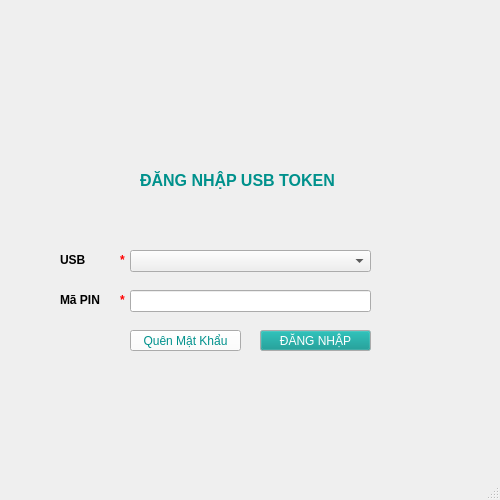
<?xml version="1.0" encoding="UTF-8"?>
<ui version="4.0">
 <class>MainWindow</class>
 <widget class="QMainWindow" name="MainWindow">
  <property name="geometry">
   <rect>
    <x>0</x>
    <y>0</y>
    <width>500</width>
    <height>500</height>
   </rect>
  </property>
  <property name="minimumSize">
   <size>
    <width>500</width>
    <height>500</height>
   </size>
  </property>
  <property name="maximumSize">
   <size>
    <width>500</width>
    <height>500</height>
   </size>
  </property>
  <property name="palette">
   <palette>
    <active>
     <colorrole role="Text">
      <brush brushstyle="SolidPattern">
       <color alpha="255">
        <red>0</red>
        <green>170</green>
        <blue>127</blue>
       </color>
      </brush>
     </colorrole>
     <colorrole role="ButtonText">
      <brush brushstyle="SolidPattern">
       <color alpha="255">
        <red>0</red>
        <green>170</green>
        <blue>127</blue>
       </color>
      </brush>
     </colorrole>
    </active>
    <inactive>
     <colorrole role="Text">
      <brush brushstyle="SolidPattern">
       <color alpha="255">
        <red>0</red>
        <green>170</green>
        <blue>127</blue>
       </color>
      </brush>
     </colorrole>
     <colorrole role="ButtonText">
      <brush brushstyle="SolidPattern">
       <color alpha="255">
        <red>0</red>
        <green>170</green>
        <blue>127</blue>
       </color>
      </brush>
     </colorrole>
    </inactive>
    <disabled>
     <colorrole role="Text">
      <brush brushstyle="SolidPattern">
       <color alpha="255">
        <red>190</red>
        <green>190</green>
        <blue>190</blue>
       </color>
      </brush>
     </colorrole>
     <colorrole role="ButtonText">
      <brush brushstyle="SolidPattern">
       <color alpha="255">
        <red>190</red>
        <green>190</green>
        <blue>190</blue>
       </color>
      </brush>
     </colorrole>
    </disabled>
   </palette>
  </property>
  <property name="windowTitle">
   <string>Viettel - CA Customer Information Tool v1.0</string>
  </property>
  <property name="windowIcon">
   <iconset>
    <normaloff>images/ms_icon32.png</normaloff>images/ms_icon32.png</iconset>
  </property>
  <widget class="QWidget" name="centralWidget">
   <widget class="QLabel" name="label_Logo">
    <property name="geometry">
     <rect>
      <x>180</x>
      <y>80</y>
      <width>131</width>
      <height>71</height>
     </rect>
    </property>
    <property name="frameShape">
     <enum>QFrame::NoFrame</enum>
    </property>
    <property name="text">
     <string>&lt;html&gt;&lt;head/&gt;&lt;body&gt;&lt;p&gt;&lt;img src=&quot;:/images/ms_icon32.png&quot;/&gt;&lt;/p&gt;&lt;/body&gt;&lt;/html&gt;</string>
    </property>
   </widget>
   <widget class="QComboBox" name="comboBox_USB">
    <property name="geometry">
     <rect>
      <x>130</x>
      <y>250</y>
      <width>241</width>
      <height>22</height>
     </rect>
    </property>
    <property name="palette">
     <palette>
      <active>
       <colorrole role="Text">
        <brush brushstyle="SolidPattern">
         <color alpha="255">
          <red>0</red>
          <green>0</green>
          <blue>0</blue>
         </color>
        </brush>
       </colorrole>
       <colorrole role="ButtonText">
        <brush brushstyle="SolidPattern">
         <color alpha="255">
          <red>0</red>
          <green>0</green>
          <blue>0</blue>
         </color>
        </brush>
       </colorrole>
      </active>
      <inactive>
       <colorrole role="Text">
        <brush brushstyle="SolidPattern">
         <color alpha="255">
          <red>0</red>
          <green>0</green>
          <blue>0</blue>
         </color>
        </brush>
       </colorrole>
       <colorrole role="ButtonText">
        <brush brushstyle="SolidPattern">
         <color alpha="255">
          <red>0</red>
          <green>0</green>
          <blue>0</blue>
         </color>
        </brush>
       </colorrole>
      </inactive>
      <disabled>
       <colorrole role="Text">
        <brush brushstyle="SolidPattern">
         <color alpha="255">
          <red>190</red>
          <green>190</green>
          <blue>190</blue>
         </color>
        </brush>
       </colorrole>
       <colorrole role="ButtonText">
        <brush brushstyle="SolidPattern">
         <color alpha="255">
          <red>190</red>
          <green>190</green>
          <blue>190</blue>
         </color>
        </brush>
       </colorrole>
      </disabled>
     </palette>
    </property>
   </widget>
   <widget class="QLabel" name="label_USB">
    <property name="geometry">
     <rect>
      <x>60</x>
      <y>250</y>
      <width>31</width>
      <height>20</height>
     </rect>
    </property>
    <property name="text">
     <string>&lt;html&gt;&lt;head/&gt;&lt;body&gt;&lt;p&gt;&lt;span style=&quot; font-weight:600;&quot;&gt;USB&lt;/span&gt;&lt;/p&gt;&lt;/body&gt;&lt;/html&gt;</string>
    </property>
   </widget>
   <widget class="QPushButton" name="pushButton_Reset">
    <property name="geometry">
     <rect>
      <x>380</x>
      <y>250</y>
      <width>21</width>
      <height>21</height>
     </rect>
    </property>
    <property name="text">
     <string/>
    </property>
    <property name="icon">
     <iconset>
      <normalon>:/images/refresh_grey_24x24.png</normalon>
     </iconset>
    </property>
    <property name="iconSize">
     <size>
      <width>24</width>
      <height>24</height>
     </size>
    </property>
    <property name="flat">
     <bool>true</bool>
    </property>
   </widget>
   <widget class="QLabel" name="label_PIN">
    <property name="geometry">
     <rect>
      <x>60</x>
      <y>290</y>
      <width>51</width>
      <height>20</height>
     </rect>
    </property>
    <property name="text">
     <string>&lt;html&gt;&lt;head/&gt;&lt;body&gt;&lt;p&gt;&lt;span style=&quot; font-weight:600;&quot;&gt;Mã PIN&lt;/span&gt;&lt;/p&gt;&lt;/body&gt;&lt;/html&gt;</string>
    </property>
   </widget>
   <widget class="QLineEdit" name="lineEdit_PIN">
    <property name="geometry">
     <rect>
      <x>130</x>
      <y>290</y>
      <width>241</width>
      <height>22</height>
     </rect>
    </property>
   </widget>
   <widget class="QPushButton" name="pushButton_Forget">
    <property name="geometry">
     <rect>
      <x>130</x>
      <y>330</y>
      <width>111</width>
      <height>21</height>
     </rect>
    </property>
    <property name="palette">
     <palette>
      <active>
       <colorrole role="WindowText">
        <brush brushstyle="SolidPattern">
         <color alpha="255">
          <red>0</red>
          <green>145</green>
          <blue>140</blue>
         </color>
        </brush>
       </colorrole>
       <colorrole role="Button">
        <brush brushstyle="SolidPattern">
         <color alpha="255">
          <red>255</red>
          <green>255</green>
          <blue>255</blue>
         </color>
        </brush>
       </colorrole>
       <colorrole role="Text">
        <brush brushstyle="SolidPattern">
         <color alpha="255">
          <red>0</red>
          <green>145</green>
          <blue>140</blue>
         </color>
        </brush>
       </colorrole>
       <colorrole role="ButtonText">
        <brush brushstyle="SolidPattern">
         <color alpha="255">
          <red>0</red>
          <green>145</green>
          <blue>140</blue>
         </color>
        </brush>
       </colorrole>
      </active>
      <inactive>
       <colorrole role="WindowText">
        <brush brushstyle="SolidPattern">
         <color alpha="255">
          <red>0</red>
          <green>145</green>
          <blue>140</blue>
         </color>
        </brush>
       </colorrole>
       <colorrole role="Button">
        <brush brushstyle="SolidPattern">
         <color alpha="255">
          <red>255</red>
          <green>255</green>
          <blue>255</blue>
         </color>
        </brush>
       </colorrole>
       <colorrole role="Text">
        <brush brushstyle="SolidPattern">
         <color alpha="255">
          <red>0</red>
          <green>145</green>
          <blue>140</blue>
         </color>
        </brush>
       </colorrole>
       <colorrole role="ButtonText">
        <brush brushstyle="SolidPattern">
         <color alpha="255">
          <red>0</red>
          <green>145</green>
          <blue>140</blue>
         </color>
        </brush>
       </colorrole>
      </inactive>
      <disabled>
       <colorrole role="WindowText">
        <brush brushstyle="SolidPattern">
         <color alpha="255">
          <red>190</red>
          <green>190</green>
          <blue>190</blue>
         </color>
        </brush>
       </colorrole>
       <colorrole role="Button">
        <brush brushstyle="SolidPattern">
         <color alpha="255">
          <red>255</red>
          <green>255</green>
          <blue>255</blue>
         </color>
        </brush>
       </colorrole>
       <colorrole role="Text">
        <brush brushstyle="SolidPattern">
         <color alpha="255">
          <red>0</red>
          <green>170</green>
          <blue>127</blue>
         </color>
        </brush>
       </colorrole>
       <colorrole role="ButtonText">
        <brush brushstyle="SolidPattern">
         <color alpha="255">
          <red>190</red>
          <green>190</green>
          <blue>190</blue>
         </color>
        </brush>
       </colorrole>
      </disabled>
     </palette>
    </property>
    <property name="font">
     <font>
      <weight>50</weight>
      <bold>false</bold>
     </font>
    </property>
    <property name="autoFillBackground">
     <bool>false</bool>
    </property>
    <property name="text">
     <string notr="true">Quên Mật Khẩu</string>
    </property>
   </widget>
   <widget class="QPushButton" name="pushButton_Login">
    <property name="geometry">
     <rect>
      <x>260</x>
      <y>330</y>
      <width>111</width>
      <height>21</height>
     </rect>
    </property>
    <property name="palette">
     <palette>
      <active>
       <colorrole role="WindowText">
        <brush brushstyle="SolidPattern">
         <color alpha="255">
          <red>255</red>
          <green>255</green>
          <blue>255</blue>
         </color>
        </brush>
       </colorrole>
       <colorrole role="Button">
        <brush brushstyle="SolidPattern">
         <color alpha="255">
          <red>0</red>
          <green>145</green>
          <blue>140</blue>
         </color>
        </brush>
       </colorrole>
       <colorrole role="Text">
        <brush brushstyle="SolidPattern">
         <color alpha="255">
          <red>255</red>
          <green>255</green>
          <blue>255</blue>
         </color>
        </brush>
       </colorrole>
       <colorrole role="ButtonText">
        <brush brushstyle="SolidPattern">
         <color alpha="255">
          <red>255</red>
          <green>255</green>
          <blue>255</blue>
         </color>
        </brush>
       </colorrole>
      </active>
      <inactive>
       <colorrole role="WindowText">
        <brush brushstyle="SolidPattern">
         <color alpha="255">
          <red>255</red>
          <green>255</green>
          <blue>255</blue>
         </color>
        </brush>
       </colorrole>
       <colorrole role="Button">
        <brush brushstyle="SolidPattern">
         <color alpha="255">
          <red>0</red>
          <green>145</green>
          <blue>140</blue>
         </color>
        </brush>
       </colorrole>
       <colorrole role="Text">
        <brush brushstyle="SolidPattern">
         <color alpha="255">
          <red>255</red>
          <green>255</green>
          <blue>255</blue>
         </color>
        </brush>
       </colorrole>
       <colorrole role="ButtonText">
        <brush brushstyle="SolidPattern">
         <color alpha="255">
          <red>255</red>
          <green>255</green>
          <blue>255</blue>
         </color>
        </brush>
       </colorrole>
      </inactive>
      <disabled>
       <colorrole role="WindowText">
        <brush brushstyle="SolidPattern">
         <color alpha="255">
          <red>190</red>
          <green>190</green>
          <blue>190</blue>
         </color>
        </brush>
       </colorrole>
       <colorrole role="Button">
        <brush brushstyle="SolidPattern">
         <color alpha="255">
          <red>0</red>
          <green>145</green>
          <blue>140</blue>
         </color>
        </brush>
       </colorrole>
       <colorrole role="Text">
        <brush brushstyle="SolidPattern">
         <color alpha="255">
          <red>190</red>
          <green>190</green>
          <blue>190</blue>
         </color>
        </brush>
       </colorrole>
       <colorrole role="ButtonText">
        <brush brushstyle="SolidPattern">
         <color alpha="255">
          <red>190</red>
          <green>190</green>
          <blue>190</blue>
         </color>
        </brush>
       </colorrole>
      </disabled>
     </palette>
    </property>
    <property name="font">
     <font>
      <weight>50</weight>
      <bold>false</bold>
     </font>
    </property>
    <property name="styleSheet">
     <string notr="true"/>
    </property>
    <property name="text">
     <string>ĐĂNG NHẬP</string>
    </property>
   </widget>
   <widget class="QLabel" name="label_HaveUSB">
    <property name="geometry">
     <rect>
      <x>120</x>
      <y>250</y>
      <width>16</width>
      <height>21</height>
     </rect>
    </property>
    <property name="text">
     <string>&lt;html&gt;&lt;head/&gt;&lt;body&gt;&lt;p&gt;&lt;span style=&quot; font-weight:600; color:#ff0000;&quot;&gt;*&lt;/span&gt;&lt;/p&gt;&lt;/body&gt;&lt;/html&gt;</string>
    </property>
   </widget>
   <widget class="QLabel" name="label_HavePIN">
    <property name="geometry">
     <rect>
      <x>120</x>
      <y>290</y>
      <width>16</width>
      <height>21</height>
     </rect>
    </property>
    <property name="text">
     <string>&lt;html&gt;&lt;head/&gt;&lt;body&gt;&lt;p&gt;&lt;span style=&quot; font-weight:600; color:#ff0000;&quot;&gt;*&lt;/span&gt;&lt;/p&gt;&lt;/body&gt;&lt;/html&gt;</string>
    </property>
   </widget>
   <widget class="QLabel" name="label_HavePIN_2">
    <property name="geometry">
     <rect>
      <x>140</x>
      <y>170</y>
      <width>221</width>
      <height>21</height>
     </rect>
    </property>
    <property name="text">
     <string>&lt;html&gt;&lt;head/&gt;&lt;body&gt;&lt;p&gt;&lt;span style=&quot; font-size:12pt; font-weight:600; color:#00918c;&quot;&gt;ĐĂNG NHẬP USB TOKEN&lt;/span&gt;&lt;/p&gt;&lt;/body&gt;&lt;/html&gt;</string>
    </property>
   </widget>
  </widget>
  <widget class="QStatusBar" name="statusBar"/>
 </widget>
 <layoutdefault spacing="6" margin="11"/>
 <resources/>
 <connections/>
</ui>
